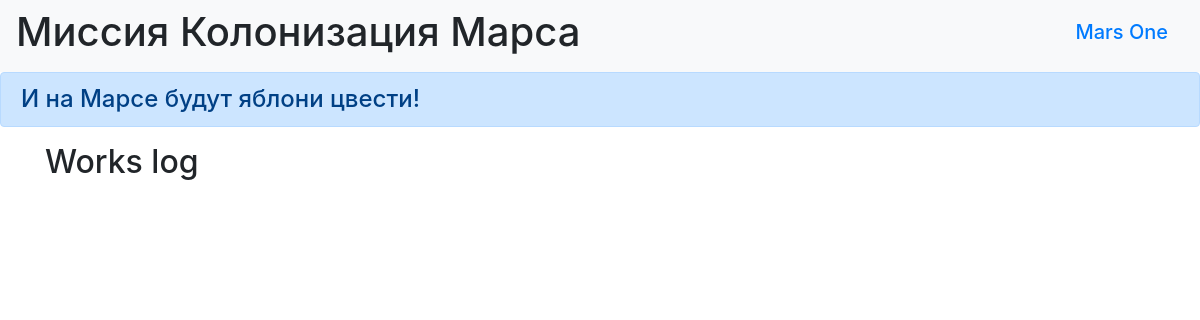
The page /index on the database as committed earlier.
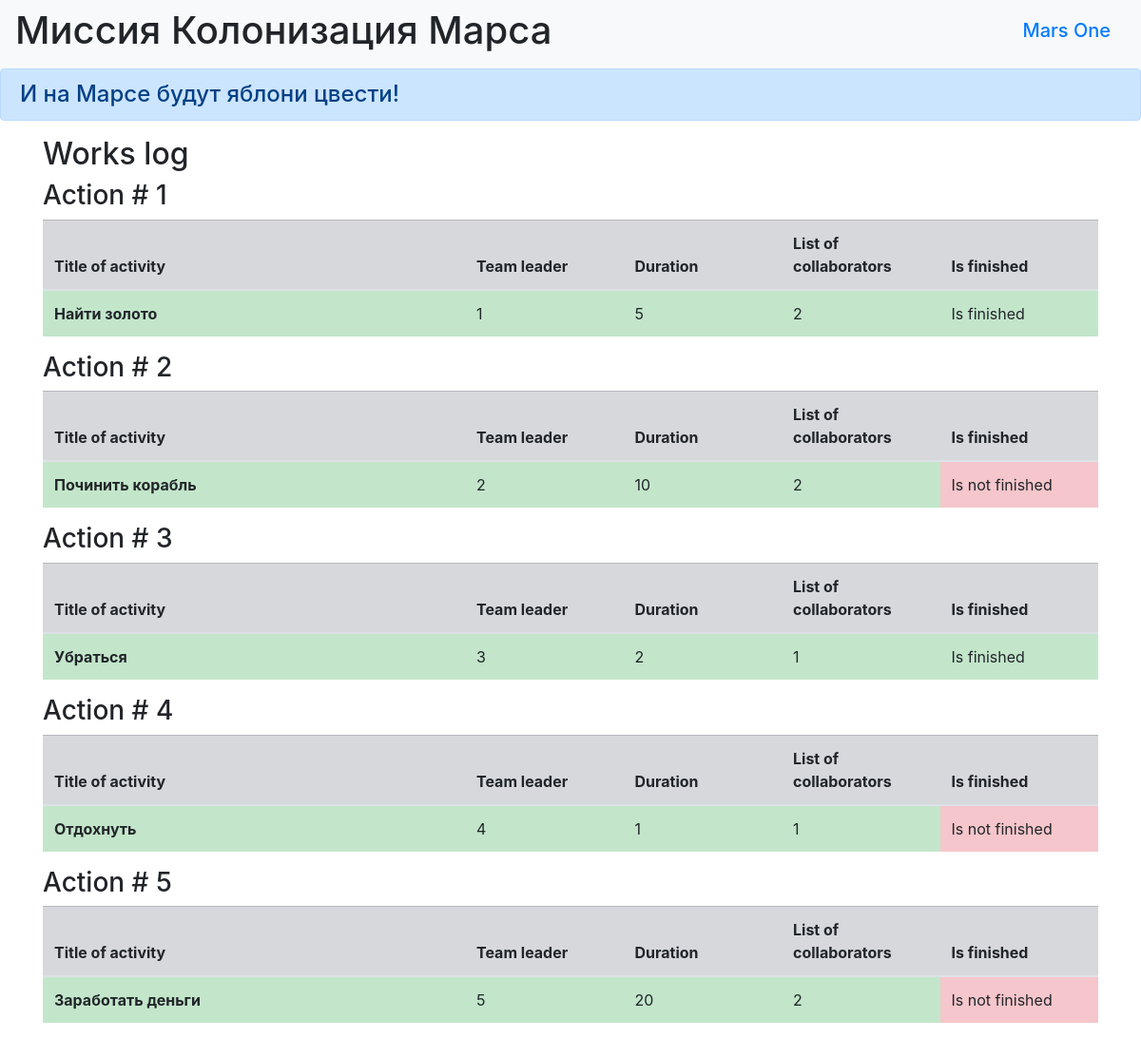
The same page on the database as committed later.
### AMARSIANE/data/jobs.py (models this page shows)
class Jobs(SqlAlchemyBase):
    __tablename__ = 'jobs'
    id = sqlalchemy.Column(sqlalchemy.Integer,
                           primary_key=True, autoincrement=True)
    team_leader = sqlalchemy.Column(sqlalchemy.Integer,
                                    sqlalchemy.ForeignKey("users.id"))
    job = sqlalchemy.Column(sqlalchemy.String, nullable=True)
    work_size = sqlalchemy.Column(sqlalchemy.Integer, nullable=True)
    collaborators = sqlalchemy.Column(sqlalchemy.String, nullable=True)
    start_date = sqlalchemy.Column(sqlalchemy.DateTime,
                                   default=datetime.datetime.now)
    end_date = sqlalchemy.Column(sqlalchemy.DateTime,
                                 default=datetime.datetime.now)
    is_finished = sqlalchemy.Column(sqlalchemy.Boolean, default=True)
    user = orm.relationship("User")

### AMARSIANE/main.py (the view)
@app.route("/")
@app.route("/index")
def index():
    db_sess = db_session.create_session()
    jobs = db_sess.query(Jobs).all()
    return render_template("jobs.html", jobs=jobs)

### AMARSIANE/data/db_session.py (called while the page is built)
def create_session() -> Session:
    global __factory
    return __factory()

### AMARSIANE/templates/jobs.html
{% extends "base.html" %}
{% block content %}
<h2>Works log</h2>
{% for item in jobs %}
<h3>Action # {{item.id}}</h3>
<table class="table">
  <thead>
    <tr class="table-secondary">
      <th scope="col" width="40%" >Title of activity</th>
      <th scope="col" width="15%">Team leader</th>
      <th scope="col" width="15%">Duration</th>
      <th scope="col" width="15%">List of collaborators</th>
      <th scope="col" width="15%">Is finished</th>
    </tr>
  </thead>
  <tbody>
    <tr>
      <th scope="row" class="table-success">{{item.job}}</th>
      <td class="table-success">{{item.team_leader}}</td>
      <td class="table-success">{{item.work_size}}</td>
      <td class="table-success">{{item.collaborators}}</td>
      {% if item.is_finished == True %}
      <td class="table-success">Is finished</td>
      {% elif item.is_finished == False %}
      <td class="table-danger">Is not finished</td>
      {% endif %}
    </tr>
  </tbody>
</table>
{% endfor %}
{% endblock %}

### AMARSIANE/templates/base.html (shortened to what this page needs)
<!doctype html>
<html lang="en">
<head>
    <link rel="stylesheet"
          href="https://stackpath.bootstrapcdn.com/bootstrap/4.4.1/css/bootstrap.min.css"
>
    <link rel="stylesheet"
          href="/style.css">
</head>
<body>
<header>
    <nav class="navbar navbar-light bg-light">
        <h1 class="muted-text"> Миссия Колонизация Марса</h1>
        <h1 class="navbar-brand"><a href="#">Mars One</a></h1>
    </nav>
    <h4 class="alert alert-primary" role="alert">И на Марсе будут яблони цвести!</h4>
</header>
<main role="main" class="container">
    {% block content %}{% endblock %}
</main>
</body>
</html>

Rows that differ between the two databases and show on the page:
added Jobs: id "1", job "Найти золото", team_leader "1", work_size "5", collaborators "2", is_finished "Is finished"
added Jobs: id "2", job "Починить корабль", team_leader "2", work_size "10", collaborators "2", is_finished "Is not finished"
added Jobs: id "3", job "Убраться", team_leader "3", work_size "2", collaborators "1", is_finished "Is finished"
added Jobs: id "4", job "Отдохнуть", team_leader "4", work_size "1", collaborators "1", is_finished "Is not finished"
added Jobs: id "5", job "Заработать деньги", team_leader "5", work_size "20", collaborators "2", is_finished "Is not finished"
